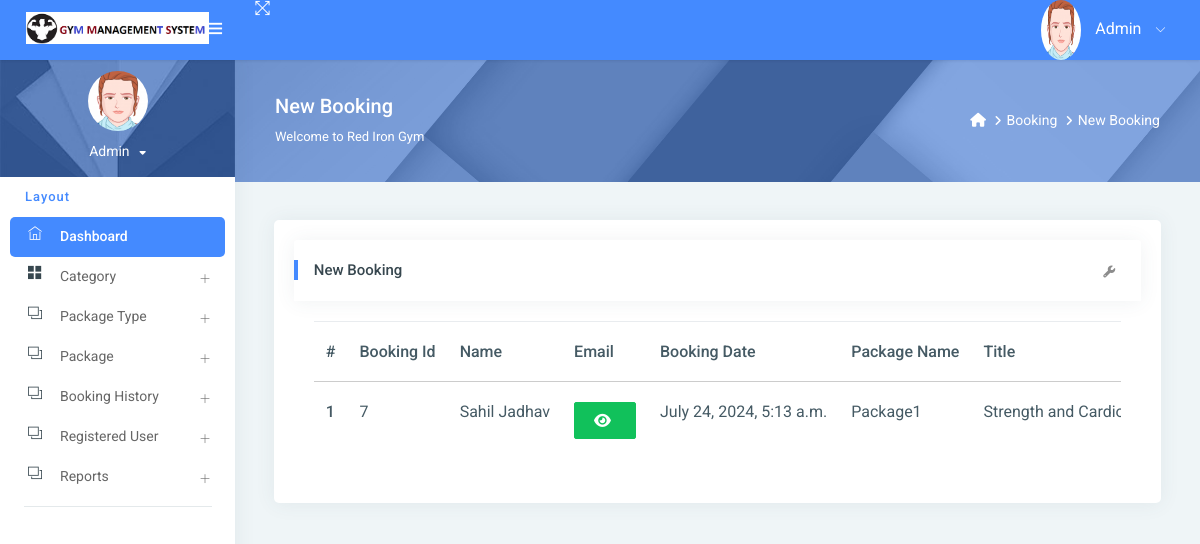
Page /new_booking/?action=New (signed in) on the committed database.
### gym/models.py (models this page shows, shortened)
class Booking(models.Model):
    package = models.ForeignKey(Package, on_delete=models.CASCADE, null=True, blank=True)
    register = models.ForeignKey(Signup, on_delete=models.CASCADE, null=True, blank=True)
    bookingnumber = models.CharField(max_length=100, null=True, blank=True)
    status = models.IntegerField(choices=STATUS, default=1)
    creationdate = models.DateTimeField(auto_now_add=True)

class Signup(models.Model):
    user = models.ForeignKey(User, on_delete=models.CASCADE, null=True)
    mobile = models.CharField(max_length=15, null=True)
    state = models.CharField(max_length=150, null=True)
    city = models.CharField(max_length=150, null=True)
    address = models.CharField(max_length=200, null=True)
    creationdate = models.DateTimeField(auto_now_add=True)

class Package(models.Model):
    category = models.ForeignKey(Category, on_delete=models.CASCADE, null=True)
    packagename = models.ForeignKey(Packagetype, on_delete=models.CASCADE, null=True)
    titlename = models.CharField(max_length=200, null=True)
    packageduration = models.CharField(max_length=50, null=True)
    price = models.CharField(max_length=200, null=True)
    description = models.CharField(max_length=200, null=True)
    creationdate = models.DateTimeField(auto_now_add=True)

class Packagetype(models.Model):
    category = models.ForeignKey(Category, on_delete=models.CASCADE, null=True)
    packagename = models.CharField(max_length=200, null=True)
    creationdate = models.DateTimeField(auto_now_add=True)
    def __str__(self):
        return self.packagename

### gym/views.py (the view)
# urls.py: path('new_booking/', new_booking, name='new_booking'),
@login_required(login_url='/admin_login/')
def new_booking(request):
    action = request.GET.get('action')
    data = Booking.objects.filter()
    if action == "New":
        data = data.filter(status="1")
    elif action == "Partial":
        data = data.filter(status="2")
    elif action == "Full":
        data = data.filter(status="3")
    elif action == "Total":
        data = data.filter()
    if request.user.is_staff:
        return render(request, "admin/new_booking.html", locals())
    else:
        return render(request, "booking_history.html", locals())

### gym/templates/admin/new_booking.html (shortened to what this page needs)
{% extends 'admin_base.html' %}
{% load static %}
{% block main %}
<link rel="stylesheet" href="https://cdnjs.cloudflare.com/ajax/libs/font-awesome/6.2.0/css/all.min.css" />
<div class="page-header">
    <div class="page-block">
        <div class="row align-items-center">
            <div class="col-md-8">
                <div class="page-header-title">
                    <h5 class="m-b-10">{{request.GET.action}} Booking</h5>
                    <p class="m-b-0">Welcome to Red Iron Gym</p>
                </div>
            </div>
            <div class="col-md-4">
                <ul class="breadcrumb-title">
                    <li class="breadcrumb-item">
                        <a href="{% url 'admin_home' %}"> <i class="fa fa-home"></i> </a>
                    </li>
                    <li class="breadcrumb-item"><a href="">Booking</a>
                    </li>
                    <li class="breadcrumb-item"><a href="">{{request.GET.action}} Booking</a>
                    </li>
                </ul>
            </div>
        </div>
    </div>
</div>
<div class="pcoded-inner-content">
    <div class="main-body">
        <div class="page-wrapper">
            <div class="page-body">
                <div class="row">
                    <div class="col-md-12">
                        <div class="card">
                            <div class="card-block">
                                <div class="card-header">
                                    <h5>{{request.GET.action}} Booking</h5>
                                    <div class="card-header-right">
                                        <ul class="list-unstyled card-option">
                                            <li><i class="fa fa fa-wrench open-card-option"></i></li>
                                        </ul>
                                    </div>
                                </div>
                                <div class="card-block table-border-style">
                                    <div class="table-responsive">
                                        <table class="table">
                                            <thead>
                                            <tr>
                                                <th>#</th>
                                                <th>Booking Id</th>
                                                <th>Name</th>
                                                <th>Email</th>
                                                <th>Booking Date</th>
                                                <th>Package Name</th>
                                                <th>Title</th>
                                            </tr>
                                            </thead>
                                            <tbody>
                                            {% for i in data %}
                                            <tr>
                                                <th scope="row">{{forloop.counter}}</th>
                                                <td>{{i.id}}</td>
                                                <td>{{i.register.user.first_name}} {{i.register.user.last_name}}</td>
                                                 <td><span id="email-{{forloop.counter}}" class="password">{{i.register.user.username}}</span>
                                                     <button type="button" class="btn btn-success" id="email-btn-{{forloop.counter}}" onclick="togglePassword('email-{{forloop.counter}}', this.id)"><i class="fa fa-eye"></i></button>
                                                 </td>
                                                 <td>{{i.creationdate}}</td>
                                                <td>{{i.package.packagename}}</td>
                                                <td>{{i.package.titlename}}</td>
                                            </tr>
                                            {% endfor %}
                                            </tbody>
                                        </table>
                                    </div>
                                </div>
                            </div>
                        </div>
                    </div>
                </div>
            </div>
        </div>
    </div>
</div>
{% endblock %}

### gym/templates/admin/new_booking.html (style rules this page uses)
.table-responsive { font-size:11px; }
td { padding:0px; }

### rows in the picture
Booking: id "7", register.user.first_name "Sahil", register.user.last_name "Jadhav", creationdate "July 24, 2024, 5:13 a.m.", package.packagename "Package1", package.titlename "Strength and…"

### other values in the picture
{{ request.GET.action }} "New"
